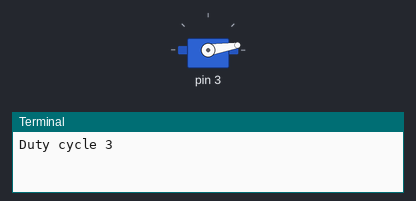
Bench run of a program on a simulated Raspberry Pi (header pin numbers). On the bench: servo, the last lines printed to the terminal. Servo angles are drawn from the pulse width (0.5 ms = 0°, 2.5 ms = 180°). At 33.0 s the program stops and its outputs stay as they are.

Above: at 0.1 s.
At 6.1 s:
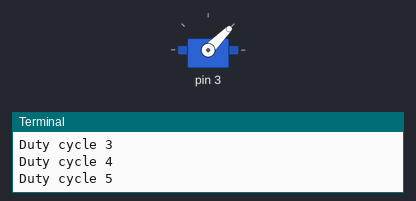
At 15.1 s:
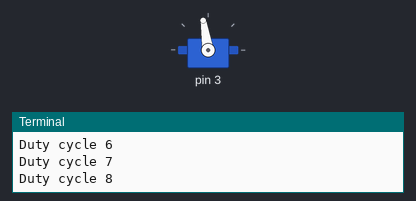
At 30.1 s:
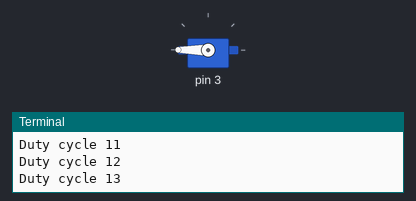
Timing chart, 0 to 31.6 s (numbered marks = the images above):
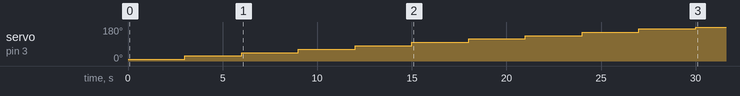

Measured:
- by itself, servo on pin 3: moves from 9° to 180° over 27.0 s

The program:

servo_gpio18.py
```python
import RPi.GPIO as GPIO
from time import sleep
from RPIO import PWM

def SetAngle(angle):
    duty = angle / 18 + 2
    GPIO.output(03, True)
    pwm.ChangeDutyCycle(duty)
    sleep(3)
    GPIO.output(03, False)
    pwm.ChangeDutyCycle(0)

def SetDuty(duty):
    GPIO.output(03, True)
    pwm.ChangeDutyCycle(duty)
    sleep(3)
    GPIO.output(03, False)
    pwm.ChangeDutyCycle(0)

GPIO.setmode(GPIO.BOARD)
GPIO.setup(03, GPIO.OUT)
pwm=GPIO.PWM(03, 50)
pwm.start(0)
for x in range(3, 14):
    print "Duty cycle %d " % (x)
    SetDuty(x)
pwm.stop()
GPIO.cleanup()
```
